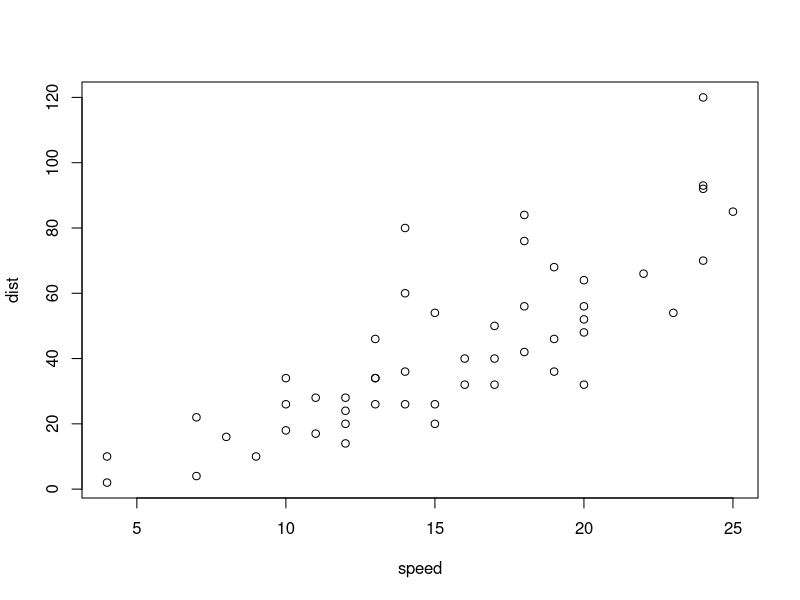
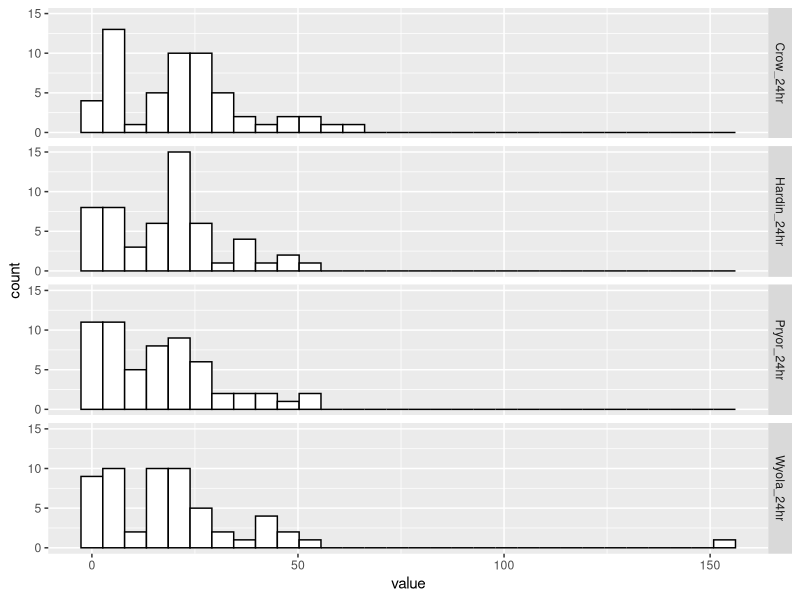
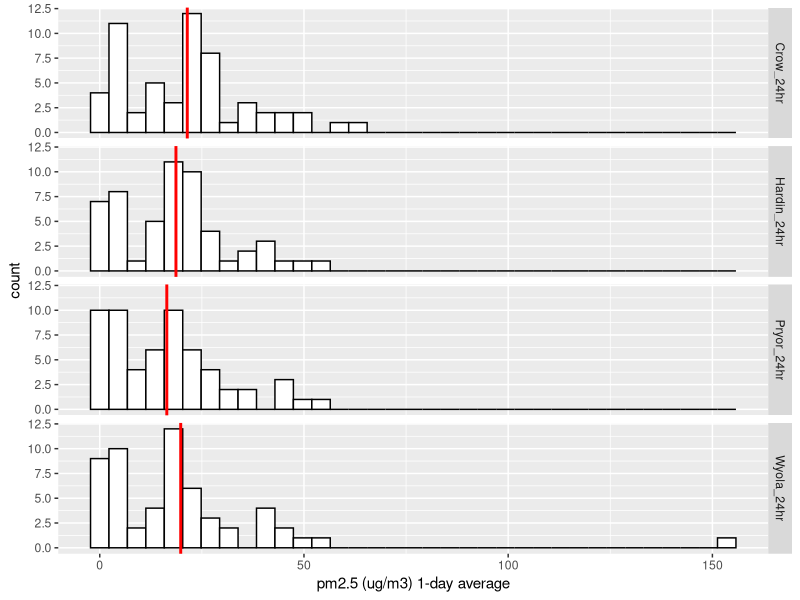

The R script that drew these images, in order:
## ---- chunk 1
plot(cars)
## ---- chunk 2
library(ggplot2)
## ---- chunk 3
library(plyr)
## ---- chunk 4
data <- read.csv('datacomb_melt.csv')
## ---- chunk 5
data_or <- read.csv('datacomb_melt_or.csv')
## ---- chunk 6
ggplot(data, aes(x=value)) +
  geom_histogram(fill="white", colour="black") +
  facet_grid(variable ~ .)
## ---- chunk 7
mu <- ddply(data, "variable", summarize, grp.mean=mean(value))
## ---- chunk 8
ggplot(data, aes(x=value)) +
  geom_histogram(fill="white", colour="black", bins = 35) +
  facet_grid(variable ~ .) +
  geom_vline(data= mu, aes(xintercept = grp.mean), col='red',size=1) +
  xlab('pm2.5 (ug/m3) 1-day average')
